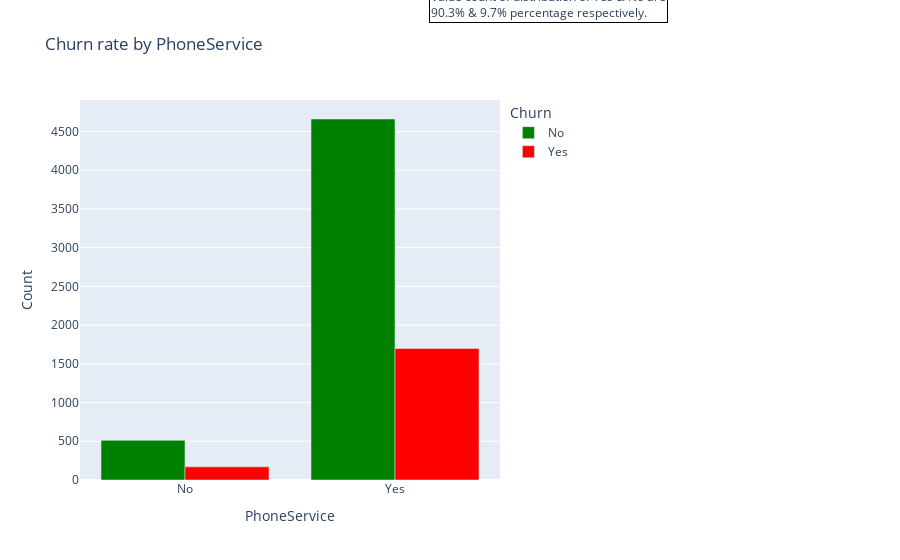
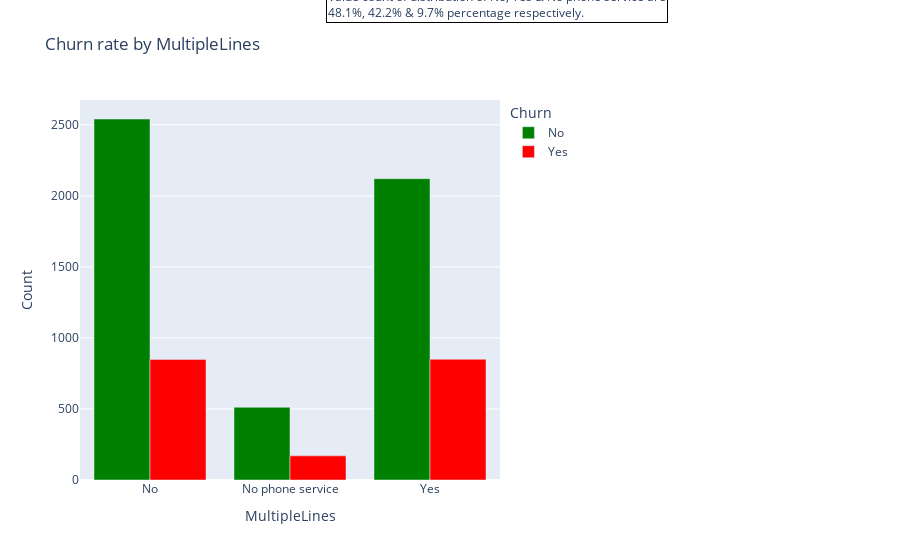
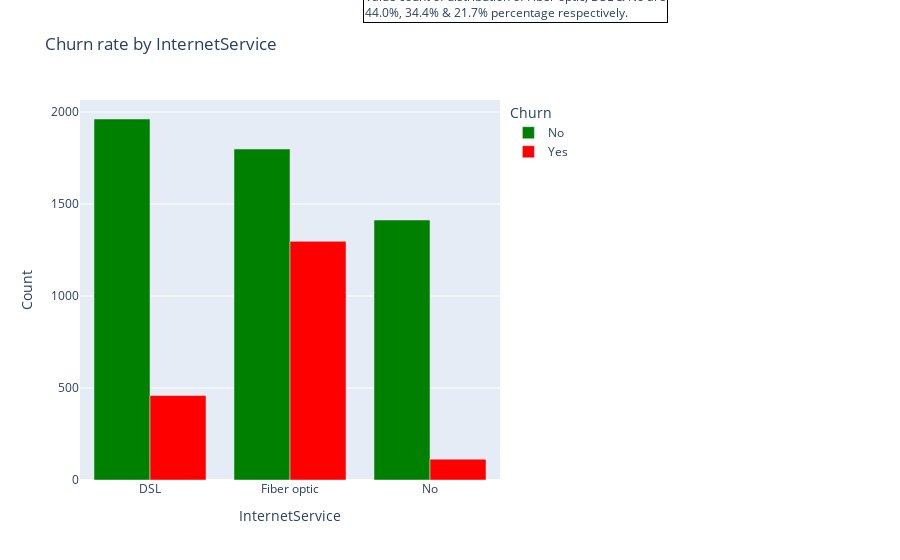

Notebook cell for these charts, in order:
### Markdown cell above
**Demographic analysis**: The distribution of gender and partner are even distributed with approxiamate percentages. emale customers are more likely to churn than male customers, but the difference is minimal. There is a higher proportion of churn amongst younger citizen, customers with no Partners and customers with no dependents. The distribution show that most of the customers are younger people and have no dependents.  Non-senior citizens with no partners and dependents describe a particular segment of customers that are likely to churn. About 50% of the customers have a partner, while only 30% of the total customers have dependents.

### Code cell
bar('PhoneService')
bar('MultipleLines')
bar('InternetService')
bar('OnlineSecurity')
bar('OnlineBackup')
bar('DeviceProtection')
bar('TechSupport')
bar('StreamingTV')
bar('StreamingMovies')

### Figure 1 — Plotly figure (JSON) as saved in the notebook; plotly's stock layout.template omitted (floating-point values rounded to 4 significant figures)
{"data": [{"alignmentgroup": "True", "hovertemplate": "Churn=No<br>PhoneService=%{x}<br>Count=%{y}<extra></extra>", "legendgroup": "No", "marker": {"color": "green", "pattern": {"shape": ""}}, "name": "No", "offsetgroup": "No", "orientation": "v", "showlegend": true, "textposition": "auto", "type": "bar", "x": ["No", "Yes"], "xaxis": "x", "y": [512, 4662], "yaxis": "y"}, {"alignmentgroup": "True", "hovertemplate": "Churn=Yes<br>PhoneService=%{x}<br>Count=%{y}<extra></extra>", "legendgroup": "Yes", "marker": {"color": "red", "pattern": {"shape": ""}}, "name": "Yes", "offsetgroup": "Yes", "orientation": "v", "showlegend": true, "textposition": "auto", "type": "bar", "x": ["No", "Yes"], "xaxis": "x", "y": [170, 1699], "yaxis": "y"}], "layout": {"annotations": [{"align": "left", "bordercolor": "black", "borderwidth": 1, "showarrow": false, "text": "Value count of distribution of Yes & No are<br>90.3% & 9.7% percentage respectively.", "x": 1.4, "xref": "paper", "y": 1.3, "yref": "paper"}], "autosize": true, "barmode": "group", "legend": {"title": {"text": "Churn"}, "tracegroupgap": 0}, "margin": {"r": 400}, "title": {"text": "Churn rate by PhoneService"}, "xaxis": {"anchor": "y", "autorange": true, "domain": [0, 1], "range": [-0.5, 1.5], "title": {"text": "PhoneService"}, "type": "category"}, "yaxis": {"anchor": "x", "autorange": true, "domain": [0, 1], "range": [0, 4907.0], "title": {"text": "Count"}, "type": "linear"}}}

### Figure 2 — Plotly figure (JSON) as saved in the notebook; plotly's stock layout.template omitted (floating-point values rounded to 4 significant figures)
{"data": [{"alignmentgroup": "True", "hovertemplate": "Churn=No<br>MultipleLines=%{x}<br>Count=%{y}<extra></extra>", "legendgroup": "No", "marker": {"color": "green", "pattern": {"shape": ""}}, "name": "No", "offsetgroup": "No", "orientation": "v", "showlegend": true, "textposition": "auto", "type": "bar", "x": ["No", "No phone service", "Yes"], "xaxis": "x", "y": [2541, 512, 2121], "yaxis": "y"}, {"alignmentgroup": "True", "hovertemplate": "Churn=Yes<br>MultipleLines=%{x}<br>Count=%{y}<extra></extra>", "legendgroup": "Yes", "marker": {"color": "red", "pattern": {"shape": ""}}, "name": "Yes", "offsetgroup": "Yes", "orientation": "v", "showlegend": true, "textposition": "auto", "type": "bar", "x": ["No", "No phone service", "Yes"], "xaxis": "x", "y": [849, 170, 850], "yaxis": "y"}], "layout": {"annotations": [{"align": "left", "bordercolor": "black", "borderwidth": 1, "showarrow": false, "text": "Value count of distribution of No, Yes & No phone service are<br>48.1%, 42.2% & 9.7% percentage respectively.", "x": 1.4, "xref": "paper", "y": 1.3, "yref": "paper"}], "autosize": true, "barmode": "group", "legend": {"title": {"text": "Churn"}, "tracegroupgap": 0}, "margin": {"r": 400}, "title": {"text": "Churn rate by MultipleLines"}, "xaxis": {"anchor": "y", "autorange": true, "domain": [0, 1], "range": [-0.5, 2.5], "title": {"text": "MultipleLines"}, "type": "category"}, "yaxis": {"anchor": "x", "autorange": true, "domain": [0, 1], "range": [0, 2675.0], "title": {"text": "Count"}, "type": "linear"}}}

### Figure 3 — Plotly figure (JSON) as saved in the notebook; plotly's stock layout.template omitted (floating-point values rounded to 4 significant figures)
{"data": [{"alignmentgroup": "True", "hovertemplate": "Churn=No<br>InternetService=%{x}<br>Count=%{y}<extra></extra>", "legendgroup": "No", "marker": {"color": "green", "pattern": {"shape": ""}}, "name": "No", "offsetgroup": "No", "orientation": "v", "showlegend": true, "textposition": "auto", "type": "bar", "x": ["DSL", "Fiber optic", "No"], "xaxis": "x", "y": [1962, 1799, 1413], "yaxis": "y"}, {"alignmentgroup": "True", "hovertemplate": "Churn=Yes<br>InternetService=%{x}<br>Count=%{y}<extra></extra>", "legendgroup": "Yes", "marker": {"color": "red", "pattern": {"shape": ""}}, "name": "Yes", "offsetgroup": "Yes", "orientation": "v", "showlegend": true, "textposition": "auto", "type": "bar", "x": ["DSL", "Fiber optic", "No"], "xaxis": "x", "y": [459, 1297, 113], "yaxis": "y"}], "layout": {"annotations": [{"align": "left", "bordercolor": "black", "borderwidth": 1, "showarrow": false, "text": "Value count of distribution of Fiber optic, DSL & No are<br>44.0%, 34.4% & 21.7% percentage respectively.", "x": 1.4, "xref": "paper", "y": 1.3, "yref": "paper"}], "autosize": true, "barmode": "group", "legend": {"title": {"text": "Churn"}, "tracegroupgap": 0}, "margin": {"r": 400}, "title": {"text": "Churn rate by InternetService"}, "xaxis": {"anchor": "y", "autorange": true, "domain": [0, 1], "range": [-0.5, 2.5], "title": {"text": "InternetService"}, "type": "category"}, "yaxis": {"anchor": "x", "autorange": true, "domain": [0, 1], "range": [0, 2065.0], "title": {"text": "Count"}, "type": "linear"}}}
